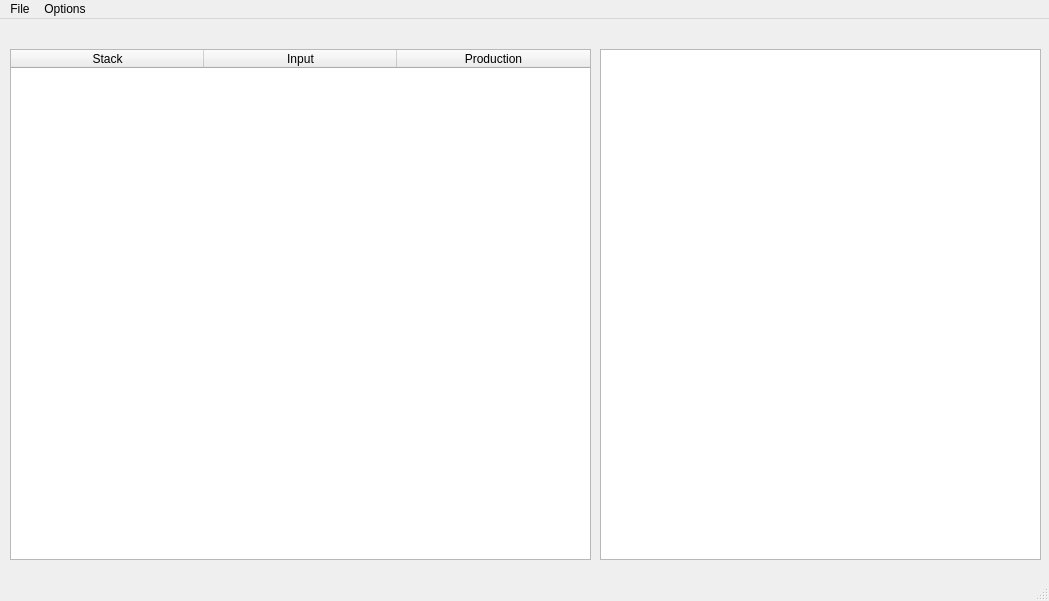
<?xml version="1.0" encoding="UTF-8"?>
<ui version="4.0">
 <class>MainWindow</class>
 <widget class="QMainWindow" name="MainWindow">
  <property name="geometry">
   <rect>
    <x>0</x>
    <y>0</y>
    <width>1049</width>
    <height>601</height>
   </rect>
  </property>
  <property name="windowTitle">
   <string>Analizador Sintactico</string>
  </property>
  <widget class="QWidget" name="centralwidget">
   <widget class="QTableWidget" name="tableDisplay">
    <property name="geometry">
     <rect>
      <x>10</x>
      <y>30</y>
      <width>581</width>
      <height>511</height>
     </rect>
    </property>
    <attribute name="horizontalHeaderCascadingSectionResizes">
     <bool>false</bool>
    </attribute>
    <attribute name="horizontalHeaderMinimumSectionSize">
     <number>22</number>
    </attribute>
    <attribute name="horizontalHeaderDefaultSectionSize">
     <number>193</number>
    </attribute>
    <attribute name="horizontalHeaderHighlightSections">
     <bool>true</bool>
    </attribute>
    <attribute name="horizontalHeaderShowSortIndicator" stdset="0">
     <bool>true</bool>
    </attribute>
    <attribute name="horizontalHeaderStretchLastSection">
     <bool>false</bool>
    </attribute>
    <attribute name="verticalHeaderVisible">
     <bool>true</bool>
    </attribute>
    <attribute name="verticalHeaderHighlightSections">
     <bool>true</bool>
    </attribute>
    <column>
     <property name="text">
      <string>Stack</string>
     </property>
    </column>
    <column>
     <property name="text">
      <string>Input</string>
     </property>
    </column>
    <column>
     <property name="text">
      <string>Production</string>
     </property>
    </column>
   </widget>
   <widget class="QPlainTextEdit" name="textEditor">
    <property name="geometry">
     <rect>
      <x>600</x>
      <y>30</y>
      <width>441</width>
      <height>511</height>
     </rect>
    </property>
   </widget>
   <widget class="QLabel" name="labelFileName">
    <property name="geometry">
     <rect>
      <x>600</x>
      <y>0</y>
      <width>431</width>
      <height>21</height>
     </rect>
    </property>
    <property name="text">
     <string/>
    </property>
   </widget>
  </widget>
  <widget class="QMenuBar" name="menubar">
   <property name="geometry">
    <rect>
     <x>0</x>
     <y>0</y>
     <width>1049</width>
     <height>24</height>
    </rect>
   </property>
   <widget class="QMenu" name="menuFile">
    <property name="title">
     <string>File</string>
    </property>
    <addaction name="actionNew"/>
    <addaction name="actionOpen"/>
    <addaction name="separator"/>
    <addaction name="actionSave"/>
    <addaction name="actionSave_As"/>
    <addaction name="separator"/>
    <addaction name="actionClose"/>
    <addaction name="separator"/>
   </widget>
   <widget class="QMenu" name="menuOptions">
    <property name="title">
     <string>Options</string>
    </property>
    <addaction name="actionAnalize"/>
   </widget>
   <addaction name="menuFile"/>
   <addaction name="menuOptions"/>
  </widget>
  <widget class="QStatusBar" name="statusbar"/>
  <action name="actionSave">
   <property name="text">
    <string>Save</string>
   </property>
   <property name="shortcut">
    <string>Ctrl+S</string>
   </property>
  </action>
  <action name="actionSave_As">
   <property name="text">
    <string>Save As...</string>
   </property>
   <property name="shortcut">
    <string>Ctrl+Shift+S</string>
   </property>
  </action>
  <action name="actionOpen">
   <property name="text">
    <string>Open</string>
   </property>
   <property name="shortcut">
    <string>Ctrl+O</string>
   </property>
  </action>
  <action name="actionNew">
   <property name="text">
    <string>New</string>
   </property>
   <property name="shortcut">
    <string>Ctrl+N</string>
   </property>
  </action>
  <action name="actionClose">
   <property name="text">
    <string>Close</string>
   </property>
  </action>
  <action name="actionAnalize">
   <property name="text">
    <string>Analize</string>
   </property>
   <property name="shortcut">
    <string>Ctrl+A</string>
   </property>
  </action>
 </widget>
 <resources/>
 <connections/>
</ui>
